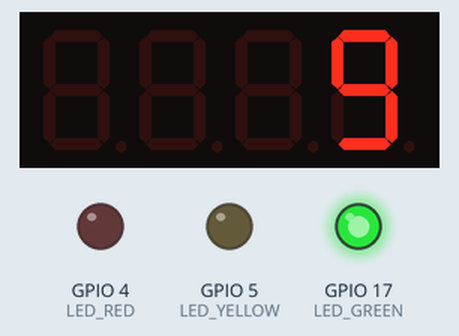
The program below on a simulated ESP32. Shown: 4-digit seven-segment display, output pins drawn as LEDs (lit = HIGH). What the program prints to the serial monitor is not drawn.

Above: at 1.1 s.
At 6.1 s:
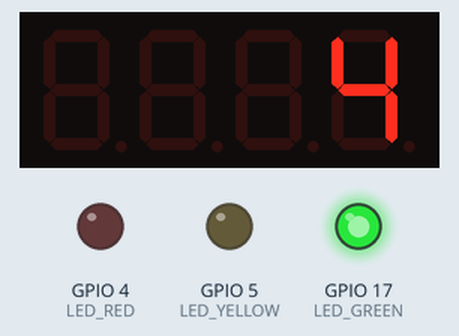
At 10.1 s:
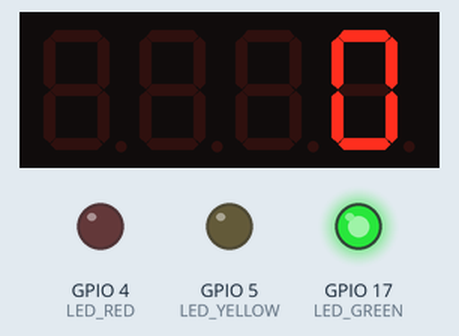
At 19.1 s:
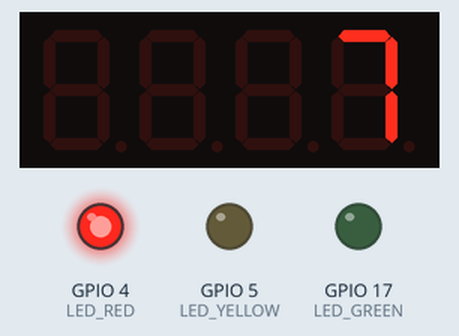
At 27.1 s:
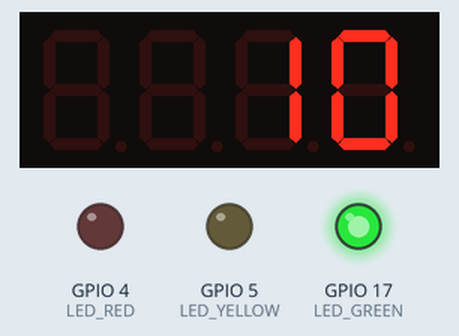
At 38.1 s:
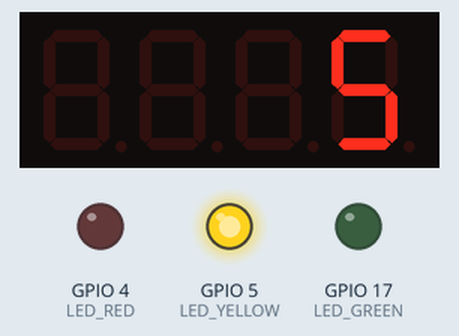
Timing chart, 0 to 39.6 s (numbered marks = the images above):
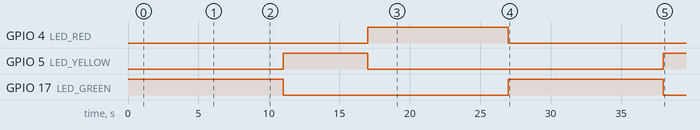

The program:

main.cpp
```cpp
#include <Arduino.h>
#include <TM1637Display.h>

#define LED_GREEN 17   // Đèn xanh
#define LED_YELLOW 5   // Đèn vàng
#define LED_RED 4      // Đèn đỏ
#define CLK 26         // Chân CLK của TM1637
#define DIO 25         // Chân DIO của TM1637

TM1637Display display(CLK, DIO);

ulong timeStart = 0;
int state = 0; // Bắt đầu từ đèn xanh
const uint32_t intervals[] = {10000, 5000, 9000}; // Thời gian: Xanh, Vàng, Đỏ
int countdown = intervals[0] / 1000; // Lấy giá trị thời gian của đèn xanh

bool IsReady(ulong &iTimer, uint32_t milisecond) {
    ulong t = millis();
    if (t - iTimer < milisecond) return false;
    iTimer = t;
    return true;
}

void setup() {
    Serial.begin(115200);
    pinMode(LED_GREEN, OUTPUT);
    pinMode(LED_YELLOW, OUTPUT);
    pinMode(LED_RED, OUTPUT);
    display.setBrightness(7);

    // Khởi tạo trạng thái ban đầu (đèn xanh)
    digitalWrite(LED_GREEN, HIGH);
    digitalWrite(LED_YELLOW, LOW);
    digitalWrite(LED_RED, LOW);
    Serial.println("Đèn Xanh Bật (Xe đi)");
}

void loop() {
    if (IsReady(timeStart, 1000)) {
        if (countdown > 0) {
            countdown--; // Giảm thời gian đếm ngược
        } else {
            state = (state + 1) % 3; // Chuyển trạng thái
            countdown = intervals[state] / 1000; // Lấy thời gian mới

            switch (state) {
                case 0:
                    digitalWrite(LED_GREEN, HIGH);
                    digitalWrite(LED_YELLOW, LOW);
                    digitalWrite(LED_RED, LOW);
                    Serial.println("Đèn Xanh Bật (Xe đi)");
                    break;
                case 1:
                    digitalWrite(LED_GREEN, LOW);
                    digitalWrite(LED_YELLOW, HIGH);
                    digitalWrite(LED_RED, LOW);
                    Serial.println("Đèn Vàng Bật (Chuẩn bị dừng)");
                    break;
                case 2:
                    digitalWrite(LED_GREEN, LOW);
                    digitalWrite(LED_YELLOW, LOW);
                    digitalWrite(LED_RED, HIGH);
                    Serial.println("Đèn Đỏ Bật (Dừng lại)");
                    break;
            }
        }
        display.showNumberDec(countdown);
    }
}
```

Measured:
- by itself, GPIO 4 (LED_RED): LOW → HIGH at 17.0 s, → LOW 10.0 s later
- by itself, GPIO 5 (LED_YELLOW): LOW → HIGH at 11.0 s, → LOW 6.0 s later, → HIGH 21.0 s later
- by itself, GPIO 17 (LED_GREEN): HIGH → LOW at 11.0 s, → HIGH 16.0 s later, → LOW 11.0 s later
- what the display in image 1 shows lasts 1.0 s, from 6.0 s to 7.0 s
